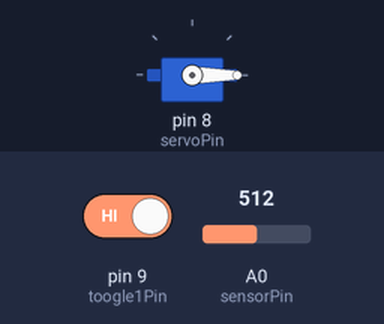
Bench run of a sketch on a simulated Arduino Uno, built with avr-gcc and run on an emulated ATmega328P. Parts: servo. The inputs (shaded band) are chosen by the test bench; at power-on: pin 9 (toogle1Pin) HIGH, A0 (sensorPin) = 512.

Above: at 4.4 s.
4.5 s: pin 9 (toogle1Pin) driven LOW
7.0 s: A0 (sensorPin) set to 716
At 8.3 s:
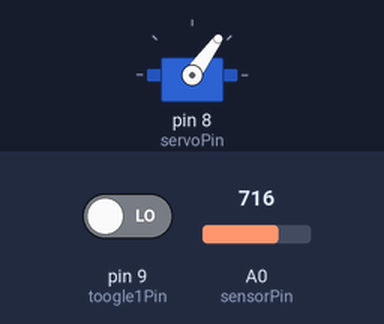
9.5 s: A0 (sensorPin) set to 306
At 10.2 s:
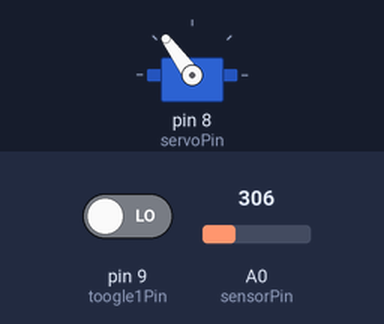
12.0 s: A0 (sensorPin) set to 122
At 13.3 s:
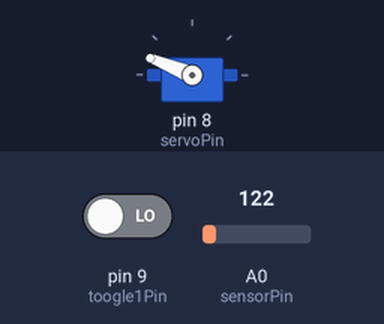
14.5 s: A0 (sensorPin) set to 80
At 15.2 s:
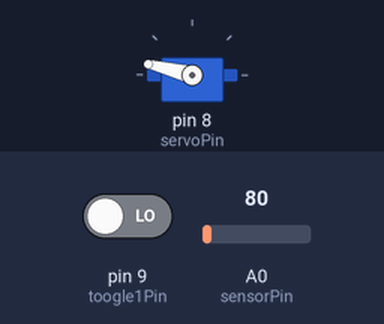
17.0 s: A0 (sensorPin) set to 511
At 18.3 s:
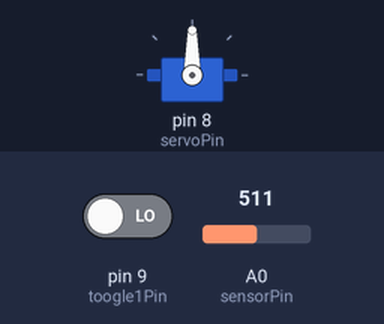
Timing chart, 0 to 20.0 s (numbered marks = the images above; inputs shaded):
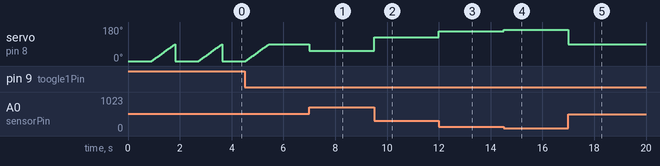

The sketch:

sketch_aug27a.ino
```cpp
/*
Into Robotics
*/

#include <Servo.h>

int servoPin = 8;
int toogle1Pin = 9;
int toogle2Pin=10;
int sensorPin=0;

Servo servo;

void setup()
{
  Serial.begin(9600);
  servo.attach(servoPin);
  servo.write(0);
}


void loop()
{
  int buttonState=digitalRead(toogle1Pin);
  if (buttonState==LOW){
  int sensorValue=analogRead(sensorPin);
  int asd = map(sensorValue, 0, 1023, 179, 0);
  servo.write(asd);
  }
  else{
    for (int i=-90;i<90;i+=1){
      servo.write(i);
      delay(10);
    }
  }
  //delay(100);
}
```

Measured:
- after the input at 7.0 s, servo on pin 8 (servoPin): 90° → 54° at once
- after the input at 9.5 s, servo on pin 8 (servoPin): 54° → 126° at once
- after the input at 12.0 s, servo on pin 8 (servoPin): 126° → 158° at once
- after the input at 14.5 s, servo on pin 8 (servoPin): 158° → 166° at once
- after the input at 17.0 s, servo on pin 8 (servoPin): 166° → 90° at once
- by itself, servo on pin 8 (servoPin): ramps from 0° to 89° and jumps back, once every 1.8 s
